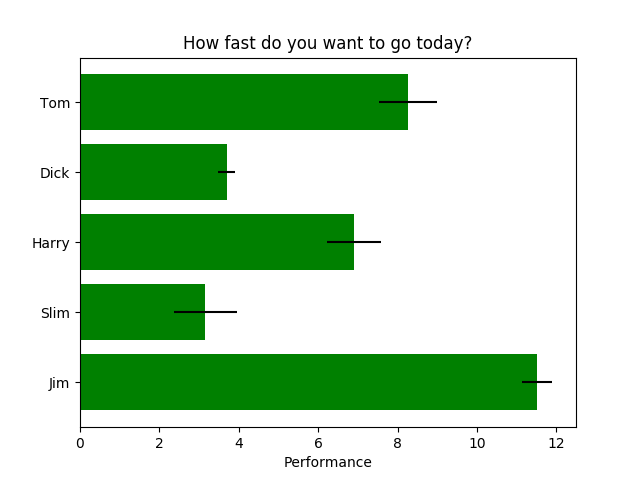

Write Python code to recreate this figure.
#!/usr/bin/env python
# -*- coding: utf-8 -*-

__author__ = 'qiudebo'

import numpy as np
import matplotlib.pyplot as plt

if __name__ == '__main__':
    plt.rcdefaults()
    fig, ax = plt.subplots()
    people = ('Tom', 'Dick', 'Harry', 'Slim', 'Jim')
    y_pos = np.arange(len(people))
    print y_pos
    performance = 3 + 10 * np.random.rand(len(people))
    error = np.random.rand(len(people))
    ax.barh(y_pos, performance, xerr=error, align='center',
            color='green', ecolor='black')
    ax.set_yticks(y_pos)
    ax.set_yticklabels(people)
    ax.invert_yaxis()
    ax.set_xlabel('Performance')
    ax.set_title('How fast do you want to go today?')
    plt.savefig("test_lines_bars.png")
    plt.show()